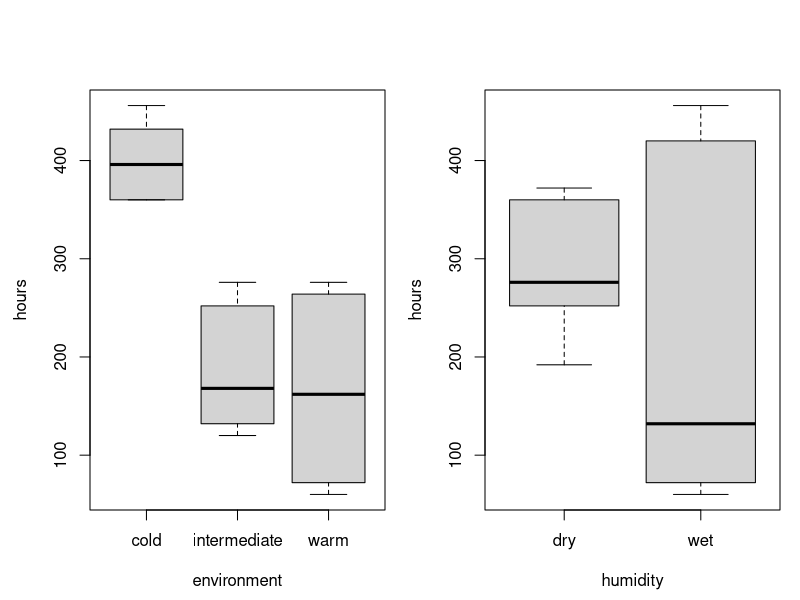
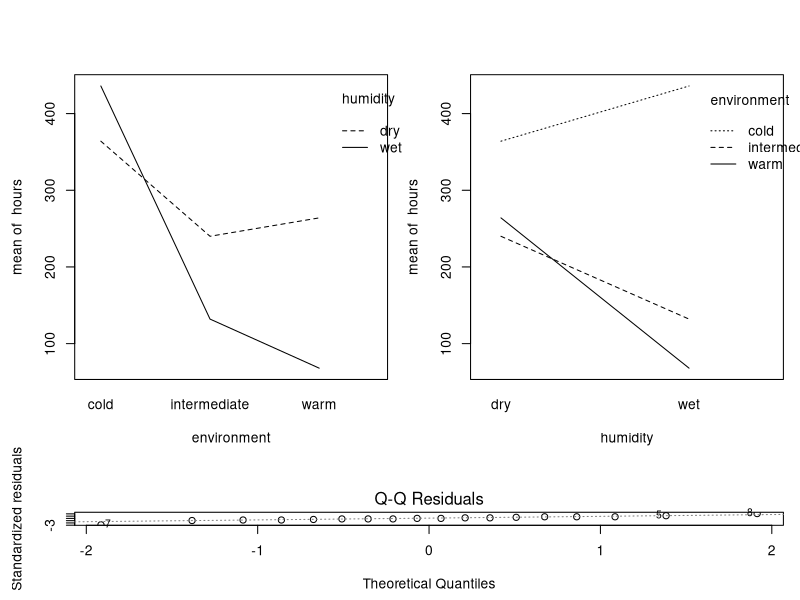
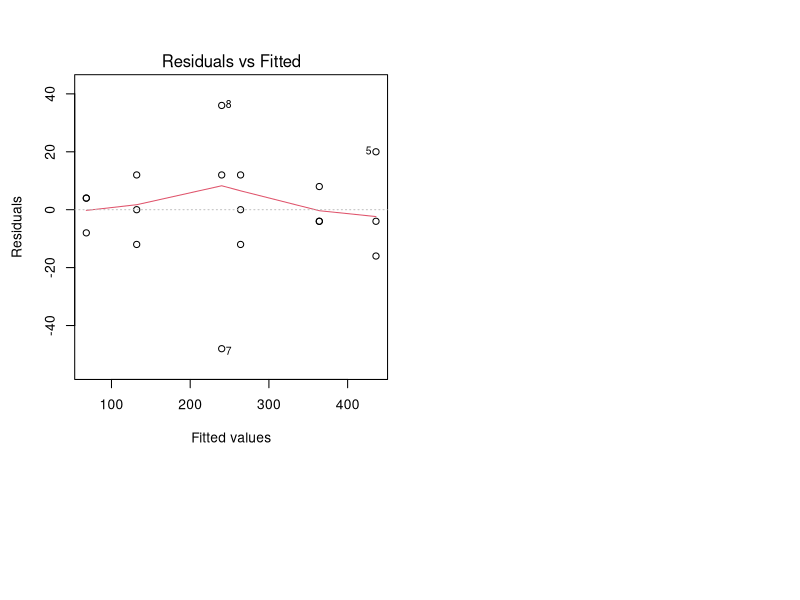
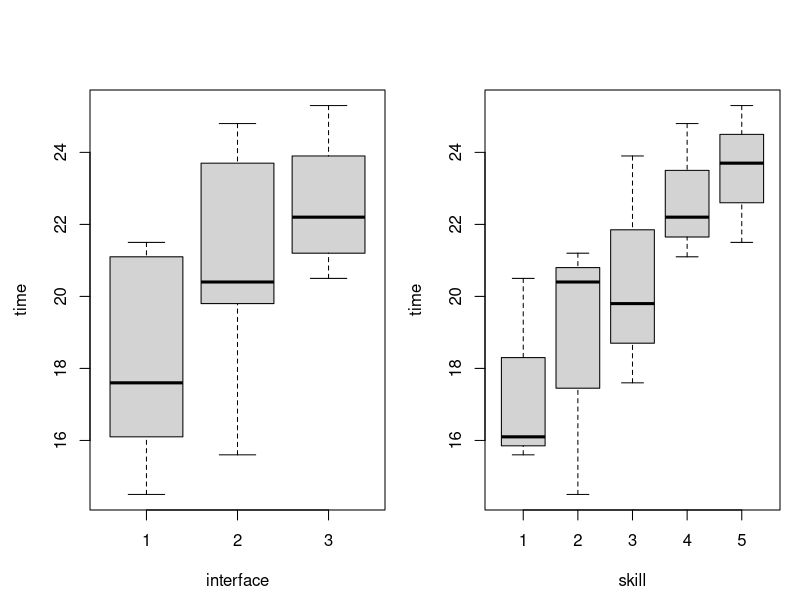
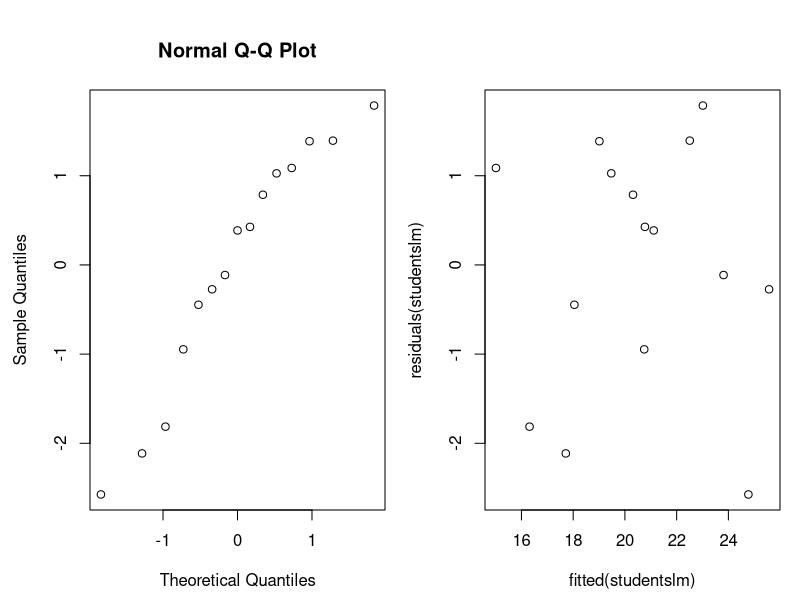
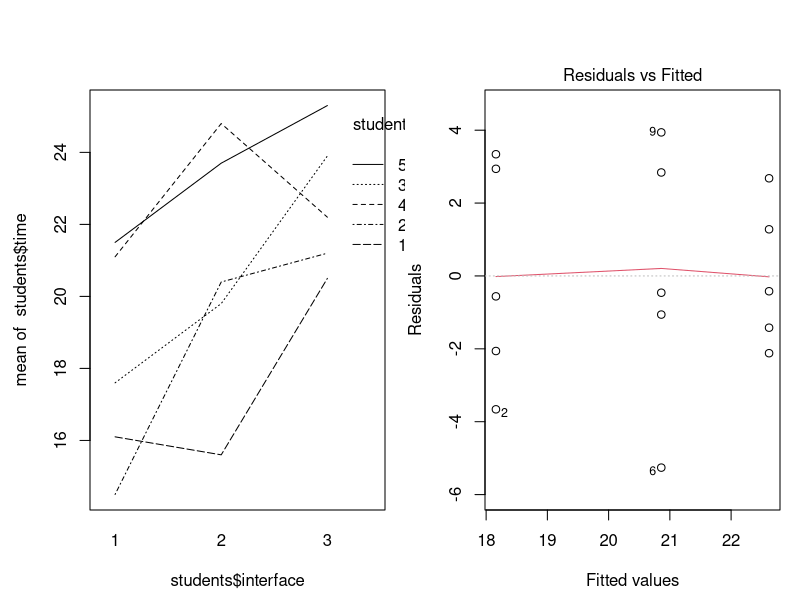
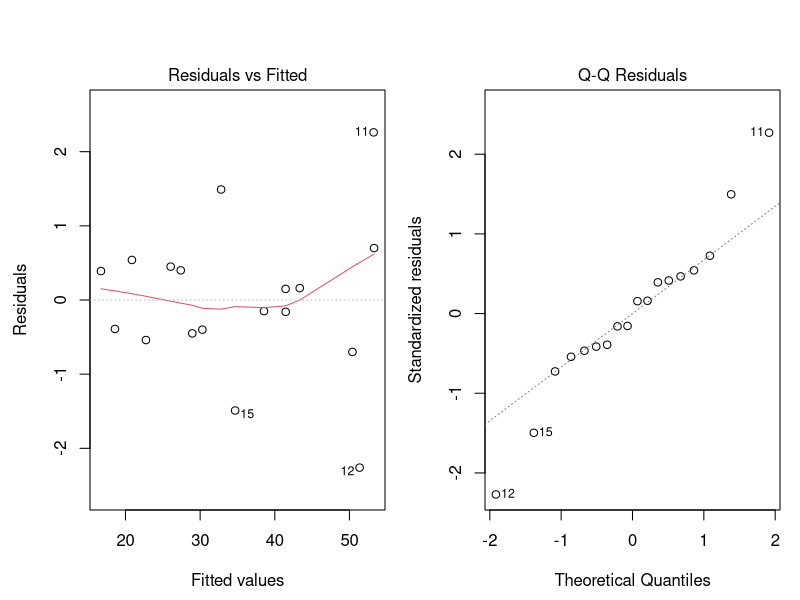
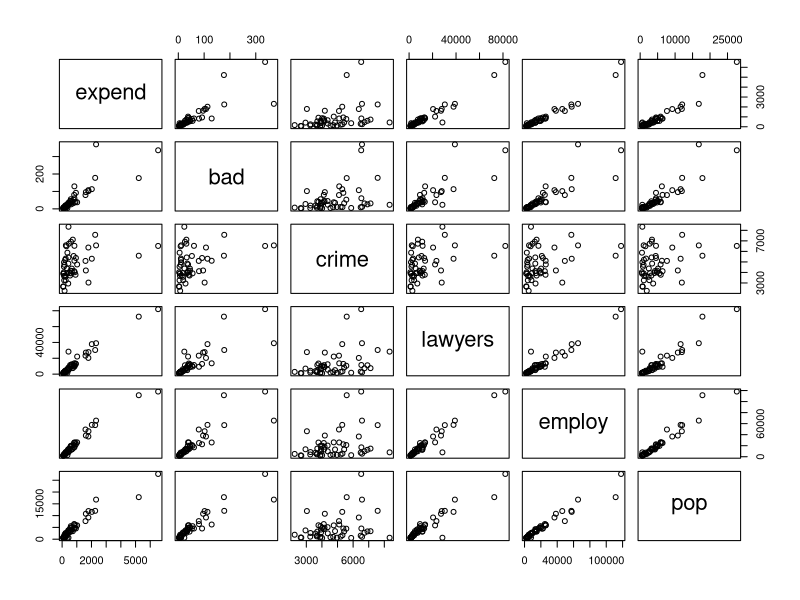

The R source for these figures, in order:
## ---- chunk 1
knitr::opts_chunk$set(echo = TRUE)
options(digits=3)
## ---- chunk 2
bread = read.table("bread.txt",header=TRUE)
## ---- chunk 3
I=3; J=2; N=3
rbind(rep(1:I,each=N*J),rep(1:J,N*I),sample(1:(N*I*J)))
## ---- chunk 4
attach(bread)
par(mfrow=c(1,2), mar=c(4,4,4,1), oma=c(0.5,0.5,0.5,0))
boxplot(hours~environment)
boxplot(hours~humidity)
## ---- chunk 5
layout(matrix(c(1,2,3,3), ncol=2, byrow=TRUE), heights=c(3, 1))
interaction.plot(environment, humidity, hours)
interaction.plot(humidity, environment, hours)
## ---- chunk 6
bread$environment=as.factor(bread$environment)
bread$humidity=as.factor(bread$humidity)

breadov=lm(hours~environment*humidity)
anova(breadov)
## ---- chunk 7
breadov1=lm(hours~environment+humidity)
anova(breadov1)
## ---- chunk 8
plot(breadov,2)
plot(breadov,1)
## ---- chunk 9
students = read.table("search.txt",header=TRUE)
students
## ---- chunk 10
I = 3
B = 5
N = 1
for (b in 1:B) {
  print(sample(1:(N*I)))
}
## ---- chunk 11
students$interface = as.factor(students$interface)
students$skill = as.factor(students$skill)
attach(students)

par(mfrow=c(1,2))
boxplot(time~interface)
boxplot(time~skill)
studentslm = lm(time~interface+skill)
anova(studentslm)
# summary(anova(studentslm))
## ---- chunk 12
inter1 = mean(students$time[interface==1])
inter2 = mean(students$time[interface==2])
inter3 = mean(students$time[interface==3])
which.max(c(inter1, inter2, inter3))
## ---- chunk 13
students[which.min(students$time),]
## ---- chunk 14
summary(studentslm)
## ---- chunk 15
qqnorm(residuals(studentslm))
plot(fitted(studentslm),residuals(studentslm))
## ---- chunk 16
interaction.plot(students$interface, students$skill, students$time)
friedman.test(time,interface,skill,data=students)
## ---- chunk 17
studentsaov = lm(time ~ interface, data=students)
plot(studentsaov,1)

anova(studentsaov)
summary(studentsaov)
## ---- chunk 18
library(lme4)
# load data
cow=read.table("cow.txt",header=TRUE)
cow$treatment=factor(cow$treatment)
cow$id=factor(cow$id)
cow$per=factor(cow$per)
cow$order=factor(cow$order)
attach(cow)
# boxplot(milk~treatment)
## ---- chunk 19
anova(lm(milk~id+per+treatment))
## ---- chunk 20
summary((lm(milk~id+per+treatment)))
## ---- chunk 21
plot(lm(milk~id+per+treatment), 1)
plot(lm(milk~id+per+treatment), 2)
## ---- chunk 22
cowlmer = lmer(milk~order+per+treatment+(1|id))
cowlmer_reduced = lmer(milk~order+per+(1|id), REML=FALSE)
(anova(cowlmer_reduced, cowlmer))
## ---- chunk 23
t.test(milk[treatment=="A"],milk[treatment=="B"], paired=TRUE)
## ---- chunk 24
cowlmer = lmer(milk~order+treatment+per+(1|id))
cowlmer_reduced = lmer(milk~order+treatment+(1|id), REML=FALSE)
(anova(cowlmer_reduced, cowlmer))
## ---- chunk 25
anova(lm(milk~treatment+id))
## ---- chunk 26
wordcounts = read.table("austen.txt", header=TRUE)
austen = subset(wordcounts, select = c('Sense', 'Emma', 'Sand1'))
austen
z=chisq.test(austen)
z
## ---- chunk 27
z$residuals
## ---- chunk 28
z1=chisq.test(wordcounts)
z1
## ---- chunk 29
z1$residuals
## ---- chunk 30
library(lme4)
expenses = read.table("expensescrime.txt",header=TRUE)
expenses$state=as.factor(expenses$state)
attach(expenses)
expenses
## ---- chunk 31
plot(expenses[,c(2,3, 4, 5, 6, 7)])
## ---- chunk 32
par(mfrow=c(2,3))
for (i in 2:7) {
  hist(expenses[,i], main=names(expenses)[i])
}
## ---- chunk 33
print("Cook's distances for lm(expend~bad+crime+lawyers+employ+pop):")
round(cooks.distance(lm(expend~bad+crime+lawyers+employ+pop)), 2)
plot(cooks.distance(lm(expend~bad+crime+lawyers+employ+pop)),type="b", main="Cook's distances for expend~bad+crime+lawyers+employ+pop")
## ---- chunk 34
expenses = expenses[-c(5, 8, 35, 44), ]
attach(expenses)
## ---- chunk 35
plot(expenses[,c(2,3, 4, 5, 6, 7)])
## ---- chunk 36
round(cor(expenses[,c(2, 3, 4, 5, 6, 7)]), 2)
## ---- chunk 37
factors = colnames(expenses)[3:length(colnames(expenses))]

# 1st factor
R2 = numeric(length(factors))
for (i in 1:length(factors)) {
  R2[i] = summary(lm(paste('expend',  '~', factors[i]), data=expenses))[[8]]
}

print("R^2 values for addition of first variable:"); factors; R2
factor_one = factors[which.max(R2)]
print(paste0("Factor with highest R^2 value: ", factor_one))
# remove chosen first factor from list
factors = factors[-which.max(R2)]

# 2nd factor
R2 = numeric(length(factors))
for (i in 1:length(factors)) {
  R2[i] = summary(lm(paste('expend',  '~', factor_one, '+', factors[i]), data=expenses))[[8]]
}

print("R^2 values for addition of second variable:"); factors; R2
factor_two = factors[which.max(R2)]
print(paste0("Factor with highest R^2 value: ", factor_two))

summary(lm(expend~employ), data=expenses)
## ---- chunk 38
# start with all variables
summary(lm(expend~bad+crime+lawyers+employ+pop, data=expenses))[4]
print("Crime has highest p-value of 9.86e-1, thus remove crime as variable")

summary(lm(expend~bad+lawyers+employ+pop, data=expenses))[4]
print("Pop has highest p-value of 0.270, thus remove pop as variable")

summary(lm(expend~bad+lawyers+employ, data=expenses))
print("Bad has highest p-value of 0.045, which is below 0.05")
## ---- chunk 39
attach(expenses)
stepuplm = lm(expend~employ)

# 2
par(mfrow=c(2,2))
plot(residuals(stepuplm), employ, main="Scatter plot against employ")

# 3
x = residuals(lm(employ~bad+crime+lawyers+pop))
y = residuals(lm(expend~bad+crime+lawyers+pop))
plot(x,y,main="Added variable plot for + Employ", xlab="residual of Employ", ylab="residual of Expend")

# 4
# par(mfrow=c(2,2))
# plot(residuals(stepuplm), bad, main="Scatter plot against bad")
# plot(residuals(stepuplm), crime, main="Scatter plot against crime")
# plot(residuals(stepuplm), lawyers, main="Scatter plot against lawyers")
# plot(residuals(stepuplm), pop, main="Scatter plot against pop")

# 5
par(mfrow=c(2,2))
plot(residuals(stepuplm), expend)
plot(residuals(stepuplm),fitted(stepuplm))

# 6
plot(stepuplm, 2)
